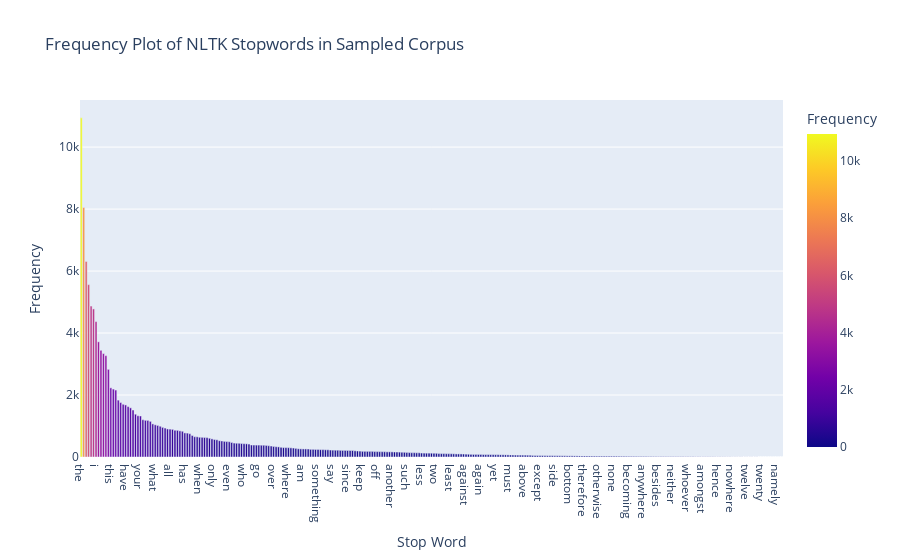

Notebook code for this chart:
### Code cell
px.bar(spacy_stopword_freq_df,
       x='Stop Word',
       y='Frequency',
       color='Frequency',
       title='Frequency Plot of NLTK Stopwords in Sampled Corpus')

### Figure 1 — Plotly figure (JSON) as saved in the notebook; plotly's stock layout.template omitted (floating-point values rounded to 4 significant figures; data arrays with more than 128 entries replaced by an {"elided": "..."} marker saying what was removed)
{"data": [{"alignmentgroup": "True", "hovertemplate": "Stop Word=%{x}<br>Frequency=%{marker.color}<extra></extra>", "legendgroup": "", "marker": {"color": {"elided": "285 int values"}, "coloraxis": "coloraxis", "pattern": {"shape": ""}}, "name": "", "offsetgroup": "", "orientation": "v", "showlegend": false, "textposition": "auto", "type": "bar", "x": {"elided": "285 str values"}, "xaxis": "x", "y": {"elided": "285 int values"}, "yaxis": "y"}], "layout": {"barmode": "relative", "coloraxis": {"colorbar": {"title": {"text": "Frequency"}}, "colorscale": [[0, "#0d0887"], [0.1111, "#46039f"], [0.2222, "#7201a8"], [0.3333, "#9c179e"], [0.4444, "#bd3786"], [0.5556, "#d8576b"], [0.6667, "#ed7953"], [0.7778, "#fb9f3a"], [0.8889, "#fdca26"], [1, "#f0f921"]]}, "legend": {"tracegroupgap": 0}, "title": {"text": "Frequency Plot of NLTK Stopwords in Sampled Corpus"}, "xaxis": {"anchor": "y", "domain": [0, 1], "title": {"text": "Stop Word"}}, "yaxis": {"anchor": "x", "domain": [0, 1], "title": {"text": "Frequency"}}}}
